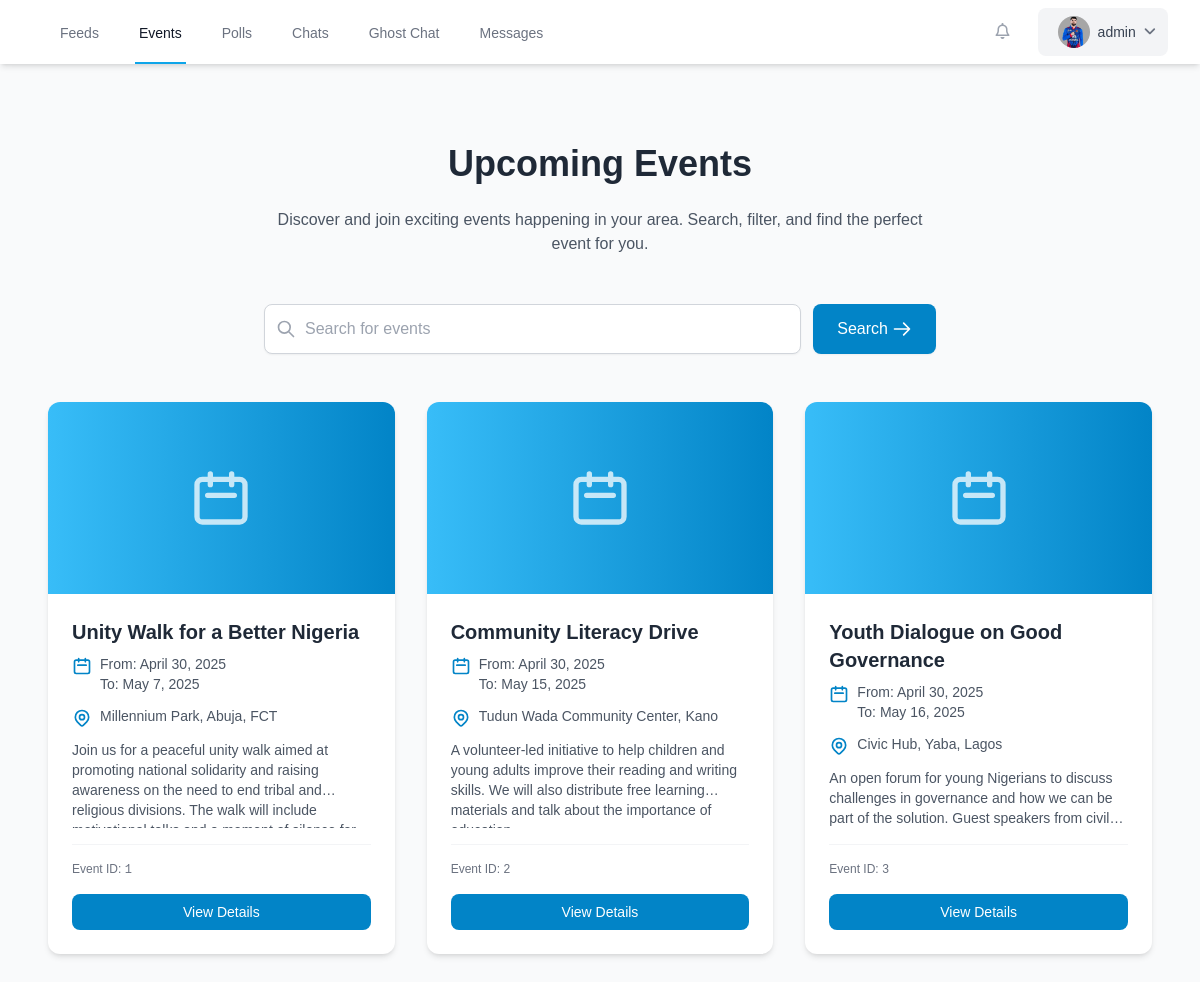
/events/ (signed in), run on the app's committed database.
### app/models.py (models this page shows, shortened)
class Profile(models.Model):
    user = models.OneToOneField(settings.AUTH_USER_MODEL, on_delete=models.CASCADE)
    first_name = models.CharField(max_length=30, blank=True)
    last_name = models.CharField(max_length=30, blank=True)
    state = models.CharField(max_length=50, blank=True)
    phone_number = models.CharField(max_length=15, blank=True)
    date_of_birth = models.DateField(blank=True, null=True)
    local_government = models.CharField(max_length=100, blank=True)
    bio = models.TextField(blank=True, null=True)
    profile_picture = models.ImageField(upload_to='media/uploads/images', blank=True, null=True)

class Event(models.Model):
    title = models.CharField(max_length=255, blank=True, null=True)
    description = models.TextField(blank=True, null=True)
    created_by = models.ForeignKey(User, on_delete=models.CASCADE)
    image = models.ImageField(upload_to='Event_images/', blank=True, null=True)
    created_at = models.DateTimeField(auto_now_add=True)
    updated_at = models.DateTimeField(auto_now=True)
    start_time = models.DateTimeField(blank=True, null=True)
    end_time = models.DateTimeField(blank=True, null=True)
    location = models.CharField(max_length=255, blank=True, null=True)
    attendees = models.ManyToManyField(User, related_name='event_attendees', blank=True)

### app/views.py (the view)
# urls.py: path('events/', EventListView.as_view(), name='event-detail'),
class EventListView(View):
    def get(self, request):
        q = request.GET.get('q', '')
        events = Event.objects.all()
        if q:
            events = events.filter(
                Q(title__icontains=q) | Q(description__icontains=q)
            )
        context = {
            'events': events,
            'query': q
        }
        return render(
            request,
            template_name="app/event.html",
            context=context
        )

### app/templates/app/event.html (shortened to what this page needs)
{% extends 'app/user_navbar.html' %}
{% block content %}
<!DOCTYPE html>
<html lang="en">
<head>
    <script src="https://cdn.tailwindcss.com"></script>
</head>
<body class="bg-gray-50 min-h-screen font-sans">
    <div class="container mx-auto px-4 py-12 max-w-6xl">
        <header class="mb-12 text-center">
            <h1 class="text-4xl font-bold text-gray-800 mb-6">Upcoming Events</h1>
            <p class="text-gray-600 max-w-2xl mx-auto">Discover and join exciting events happening in your area. Search, filter, and find the perfect event for you.</p>
        </header>
        <div class="mb-12">
            <form method="GET" action="{% url 'event-detail' %}" class="flex flex-col sm:flex-row gap-3 max-w-2xl mx-auto">
                <div class="relative flex-grow">
                    <div class="absolute inset-y-0 left-0 pl-3 flex items-center pointer-events-none">
                    </div>
                    <input type="text" name="q" placeholder="Search for events" value="{{ query }}"
                           class="block w-full pl-10 pr-3 py-3 border border-gray-300 rounded-lg bg-white shadow-sm focus:outline-none focus:ring-2 focus:ring-primary-500 focus:border-transparent transition">
                </div>
                <button type="submit"
                        class="bg-primary-600 hover:bg-primary-700 text-white font-medium py-3 px-6 rounded-lg shadow-sm transition duration-200 flex items-center justify-center">
                    <span>Search</span>
                    <svg xmlns="http://www.w3.org/2000/svg" class="h-5 w-5 ml-1" fill="none" viewBox="0 0 24 24" stroke="currentColor">
                        <path stroke-linecap="round" stroke-linejoin="round" stroke-width="2" d="M14 5l7 7m0 0l-7 7m7-7H3" />
                    </svg>
                </button>
            </form>
        </div>
        <div class="grid grid-cols-1 md:grid-cols-2 lg:grid-cols-3 gap-8">
            {% if events %}
                {% for event in events %}
                    <div class="bg-white rounded-xl shadow-md overflow-hidden hover:shadow-lg transition duration-300 flex flex-col h-full">
                        {% if event.image %}
                            <div class="w-full h-48 overflow-hidden">
                                <img src="{{ event.image.url }}" alt="{{ event.title }}" class="w-full h-full object-cover transition duration-300 hover:scale-105">
                            </div>
                        {% else %}
                            <div class="w-full h-48 bg-gradient-to-r from-primary-400 to-primary-600 flex items-center justify-center">
                                <svg xmlns="http://www.w3.org/2000/svg" class="h-16 w-16 text-white opacity-75" fill="none" viewBox="0 0 24 24" stroke="currentColor">
                                    <path stroke-linecap="round" stroke-linejoin="round" stroke-width="2" d="M8 7V3m8 4V3m-9 8h10M5 21h14a2 2 0 002-2V7a2 2 0 00-2-2H5a2 2 0 00-2 2v12a2 2 0 002 2z" />
                                </svg>
                            </div>
                        {% endif %}
                        <div class="p-6 flex-grow flex flex-col">
                            <h2 class="text-xl font-bold text-gray-800 mb-2">{{ event.title }}</h2>
                            <div class="flex items-start mb-3">
                                <svg xmlns="http://www.w3.org/2000/svg" class="h-5 w-5 text-primary-600 mt-0.5 flex-shrink-0" fill="none" viewBox="0 0 24 24" stroke="currentColor">
                                    <path stroke-linecap="round" stroke-linejoin="round" stroke-width="2" d="M8 7V3m8 4V3m-9 8h10M5 21h14a2 2 0 002-2V7a2 2 0 00-2-2H5a2 2 0 00-2 2v12a2 2 0 002 2z" />
                                </svg>
                                <div class="ml-2 text-sm text-gray-600">
                                    <p><span class="font-medium">From:</span> {{ event.start_time|date:"F j, Y" }}</p>
                                    <p><span class="font-medium">To:</span> {{ event.end_time|date:"F j, Y" }}</p>
                                </div>
                            </div>
                            <div class="flex items-start mb-3">
                                <p class="ml-2 text-sm text-gray-600">{{ event.location }}</p>
                            </div>
                            <p class="text-gray-600 text-sm mb-4 line-clamp-3 flex-grow">{{ event.description }}</p>
                            <div class="mt-auto pt-4 border-t border-gray-100">
                                <p class="text-xs text-gray-500">Event ID: <span class="font-mono">{{ event.id }}</span></p>
                            </div>
                            <a href="{% url 'event-detail' event.id %}" class="mt-4 inline-block bg-primary-600 hover:bg-primary-700 text-white text-center py-2 px-4 rounded-lg transition duration-200 text-sm font-medium">
                                View Details
                            </a>
                        </div>
                    </div>
                {% endfor %}
            {% endif %}
        </div>
    </div>
</body>
</html>
{% endblock %}

### app/templates/app/user_navbar.html (shortened to what this page needs)
<!DOCTYPE html>
<html lang="en">
<head>
    <script src="https://cdn.tailwindcss.com"></script>
    <link rel="stylesheet" href="https://cdnjs.cloudflare.com/ajax/libs/font-awesome/6.4.0/css/all.min.css">
</head>
<body class="bg-gray-50">
    <nav class="bg-white shadow-md">
        <div class="max-w-7xl mx-auto px-4 sm:px-6 lg:px-8">
            <div class="flex justify-between h-16">
                <div class="flex">
                    <div class="hidden sm:ml-6 sm:flex sm:space-x-8">
                        <a href="{% url 'home' %}" class="inline-flex items-center px-1 pt-1 border-b-2 {% if request.resolver_match.url_name == 'home' %}border-primary-500 text-gray-900{% else %}border-transparent text-gray-500 hover:border-gray-300 hover:text-gray-700{% endif %} text-sm font-medium">
                            Feeds
                        </a>
                        <a href="{% url 'event-detail' %}" class="inline-flex items-center px-1 pt-1 border-b-2 {% if request.resolver_match.url_name == 'event-detail' %}border-primary-500 text-gray-900{% else %}border-transparent text-gray-500 hover:border-gray-300 hover:text-gray-700{% endif %} text-sm font-medium">
                            Events
                        </a>
                        <a href="{% url 'poll_list' %}" class="inline-flex items-center px-1 pt-1 border-b-2 {% if request.resolver_match.url_name == 'poll_list' %}border-primary-500 text-gray-900{% else %}border-transparent text-gray-500 hover:border-gray-300 hover:text-gray-700{% endif %} text-sm font-medium">
                            Polls
                        </a>
                        {% if user.is_superuser %}
                        <a href="{% url 'profile_list' %}" class="inline-flex items-center px-1 pt-1 border-b-2 {% if request.resolver_match.url_name == 'profile_list' %}border-primary-500 text-gray-900{% else %}border-transparent text-gray-500 hover:border-gray-300 hover:text-gray-700{% endif %} text-sm font-medium">
                            Chats
                        </a>
                        {% endif %}
                        <a href="{% url 'chat:anonymous' %}" class="inline-flex items-center px-1 pt-1 border-b-2 {% if request.resolver_match.url_name == 'anonymous' %}border-primary-500 text-gray-900{% else %}border-transparent text-gray-500 hover:border-gray-300 hover:text-gray-700{% endif %} text-sm font-medium">
                            Ghost Chat
                        </a>
                        <a href="{% url 'chat:received_messages' %}" class="inline-flex items-center px-1 pt-1 border-b-2 {% if request.resolver_match.url_name == 'received_messages' %}border-primary-500 text-gray-900{% else %}border-transparent text-gray-500 hover:border-gray-300 hover:text-gray-700{% endif %} text-sm font-medium">
                            Messages
                        </a>
                    </div>
                </div>
                <div class="flex items-center">
                    <button class="p-2 rounded-full text-gray-400 hover:text-gray-500 focus:outline-none focus:ring-2 focus:ring-offset-2 focus:ring-primary-500 mr-2">
                        <i class="fa-regular fa-bell"></i>
                    </button>
                    <div class="ml-3 relative">
                        <div>
                            <button type="button" onclick="toggleDropdown()" class="flex text-sm rounded-full focus:outline-none focus:ring-2 focus:ring-offset-2 focus:ring-primary-500 items-center space-x-2 bg-gray-100 hover:bg-gray-200 px-3 py-2 rounded-lg transition-colors duration-200" id="user-menu-button" aria-expanded="false" aria-haspopup="true">
                                <div class="h-8 w-8 rounded-full overflow-hidden bg-gray-200 flex-shrink-0">
                                    {% if user.profile.profile_picture %}
                                    <img class="h-full w-full object-cover" src="{{ user.profile.profile_picture.url }}" alt="{{ user.username }}">
                                    {% else %}
                                    <div class="h-full w-full flex items-center justify-center bg-primary-100 text-primary-600">
                                        <i class="fa-solid fa-user"></i>
                                    </div>
                                    {% endif %}
                                </div>
                                <span class="text-sm font-medium text-gray-700 hidden sm:block">{{ user.username }}</span>
                                <i class="fa-solid fa-angle-down text-gray-500"></i>
                            </button>
                        </div>
                    </div>
                </div>
            </div>
        </div>
    </nav>
    <main class="max-w-7xl mx-auto px-4 sm:px-6 lg:px-8 py-8">
        {% block content %}{% endblock %}
    </main>
</body>
</html>

### app/templates/app/user_navbar.html (style rules this page uses)
html, body { margin: 0; padding: 0; width: 100%; height: 100%; }
body { font-family: Arial, sans-serif; min-height: 100vh; padding-top: 64px; box-sizing: border-box; }
nav { position: fixed; top: 0; left: 0; right: 0; width: 100%; z-index: 1000; }

### data on the page
Event: title "Unity Walk for a Better Nigeria", start_time "April 30, 2025", end_time "May 7, 2025", location "Millennium Park, Abuja, FCT", description "Join us for a peaceful unity walk aimed at promoting national solidarity and raising awareness on the need to end tribal and religious divisions. The walk will…", id "1"
Event: title "Community Literacy Drive", start_time "April 30, 2025", end_time "May 15, 2025", location "Tudun Wada Community Center, Kano", description "A volunteer-led initiative to help children and young adults improve their reading and writing skills. We will also distribute free learning materials and talk about the importance…", id "2"
Event: title "Youth Dialogue on Good Governance", start_time "April 30, 2025", end_time "May 16, 2025", location "Civic Hub, Yaba, Lagos", description "An open forum for young Nigerians to discuss challenges in governance and how we can be part of the solution. Guest speakers from…", id "3"

### other printed values
{{ user.username }} "admin"
